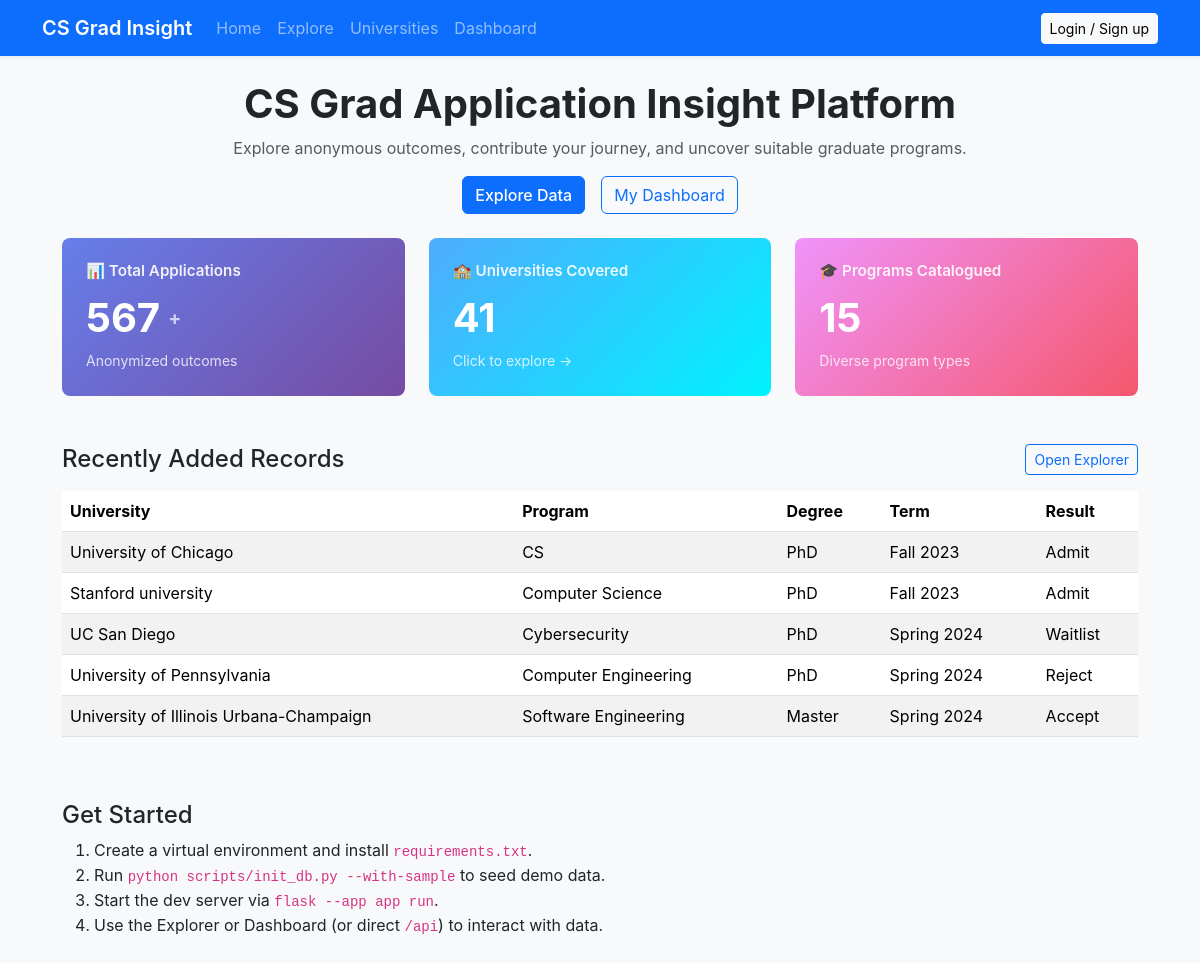
The page / on the database its author committed.
### app.py (models this page shows, shortened)
class TimestampMixin:
    created_at = db.Column(db.DateTime, default=datetime.utcnow)
    updated_at = db.Column(
        db.DateTime, default=datetime.utcnow, onupdate=datetime.utcnow
    )

class ApplicationRecord(TimestampMixin, db.Model):
    __tablename__ = "application_records"
    id = db.Column(db.Integer, primary_key=True)
    user_id = db.Column(db.Integer, db.ForeignKey("users.id"), nullable=False)
    university = db.Column(db.String(120), nullable=False)
    program = db.Column(db.String(120), nullable=False)
    country = db.Column(db.String(80))
    degree = db.Column(db.String(32))
    term = db.Column(db.String(32))
    result = db.Column(db.String(32), nullable=False)
    funding = db.Column(db.String(120))
    notes = db.Column(db.Text)
    gpa = db.Column(db.Float)
    gpa_scale = db.Column(db.Float)
    gre_total = db.Column(db.Integer)
    research_experience = db.Column(db.Boolean, default=False)
    internship_experience = db.Column(db.Boolean, default=False)
    recommendation_strength = db.Column(db.String(32))
    user = db.relationship("User", back_populates="applications")
    def to_public_dict(self) -> Dict[str, Any]:
        return {
            "id": self.id,
            "university": self.university,
            "program": self.program,
            "country": self.country,
            "degree": self.degree,
            "term": self.term,
            "result": self.result,
            "funding": self.funding,
            "gpa": self.gpa,
            "gpa_scale": self.gpa_scale,
            "gre_total": self.gre_total,
            "research_experience": self.research_experience,
            "internship_experience": self.internship_experience,
            "recommendation_strength": self.recommendation_strength,
            "created_at": self.created_at.isoformat() if self.created_at else None,
        }

### app.py (the view)
    @app.route("/")
    def home():
        stats = get_public_stats()
        return render_template("index.html", stats=stats)

### app.py (called while the page is built)
def get_current_user() -> Optional[User]:
    user_id = session.get("user_id")
    if not user_id:
        return None
    return db.session.get(User, user_id)

def get_public_stats() -> Dict[str, Any]:
    total_applications = ApplicationRecord.query.count()
    university_count = db.session.query(ApplicationRecord.university).distinct().count()
    program_count = db.session.query(ApplicationRecord.program).distinct().count()
    recent = (
        ApplicationRecord.query.order_by(ApplicationRecord.created_at.desc())
        .limit(5)
        .all()
    )
    return {
        "total_applications": total_applications,
        "universities": university_count,
        "programs": program_count,
        "recent_applications": [record.to_public_dict() for record in recent],
    }

### templates/index.html (shortened to what this page needs)
{% extends "base.html" %}
{% block content %}
<header class="mb-4 text-center">
  <h1 class="fw-bold">CS Grad Application Insight Platform</h1>
  <p class="text-muted">
    Explore anonymous outcomes, contribute your journey, and uncover suitable graduate programs.
  </p>
  <div class="d-flex justify-content-center gap-3 flex-wrap">
    <a class="btn btn-primary" href="{{ url_for('explore_page') }}">Explore Data</a>
    <a class="btn btn-outline-primary" href="{{ url_for('dashboard_page') }}">My Dashboard</a>
  </div>
</header>
<section class="row g-4 mb-5" id="stats-section">
  <div class="col-md-4">
    <div class="stat-card applications cursor-pointer" onclick="showApplicationsModal()" data-bs-toggle="tooltip" title="Click to explore applications">
      <h4>📊 Total Applications</h4>
      <div class="stat-value">
        <span id="total-apps-display">{{ stats.total_applications }}</span>
        <span style="font-size: 1.2rem; opacity: 0.7;">+</span>
      </div>
      <small style="opacity: 0.8;">Anonymized outcomes</small>
    </div>
  </div>
  <div class="col-md-4">
    <a href="{{ url_for('universities_page') }}" class="text-decoration-none">
      <div class="stat-card universities cursor-pointer" data-bs-toggle="tooltip" title="Explore universities">
        <h4>🏫 Universities Covered</h4>
        <div class="stat-value">
          <span id="total-unis-display">{{ stats.universities }}</span>
        </div>
        <small style="opacity: 0.8;">Click to explore →</small>
      </div>
    </a>
  </div>
  <div class="col-md-4">
    <div class="stat-card programs cursor-pointer" onclick="showProgramsModal()" data-bs-toggle="tooltip" title="Click to see program breakdown">
      <h4>🎓 Programs Catalogued</h4>
      <div class="stat-value">
        <span id="total-progs-display">{{ stats.programs }}</span>
      </div>
      <small style="opacity: 0.8;">Diverse program types</small>
    </div>
  </div>
</section>
<section class="mb-5">
  <div class="d-flex justify-content-between align-items-center mb-3 flex-wrap gap-3">
    <h2 class="h4 m-0">Recently Added Records</h2>
    <a href="{{ url_for('explore_page') }}" class="btn btn-sm btn-outline-primary">Open Explorer</a>
  </div>
  {% if stats.recent_applications %}
  <div class="table-responsive">
    <table class="table table-striped">
      <thead>
        <tr>
          <th>University</th>
          <th>Program</th>
          <th>Degree</th>
          <th>Term</th>
          <th>Result</th>
        </tr>
      </thead>
      <tbody>
        {% for app in stats.recent_applications %}
        <tr>
          <td>{{ app.university }}</td>
          <td>{{ app.program }}</td>
          <td>{{ app.degree or '-' }}</td>
          <td>{{ app.term or '-' }}</td>
          <td>{{ app.result }}</td>
        </tr>
        {% endfor %}
      </tbody>
    </table>
  </div>
  {% else %}
  <p class="text-muted">No public data yet. Be the first to contribute!</p>
  {% endif %}
</section>
<section>
  <h2 class="h4">Get Started</h2>
  <ol>
    <li>Create a virtual environment and install <code>requirements.txt</code>.</li>
    <li>Run <code>python scripts/init_db.py --with-sample</code> to seed demo data.</li>
    <li>Start the dev server via <code>flask --app app run</code>.</li>
    <li>Use the Explorer or Dashboard (or direct <code>/api</code>) to interact with data.</li>
  </ol>
</section>
{% endblock %}

### static/css/main.css (style rules this page uses)
:root { --primary-color: #0d6efd; --success-color: #198754; --warning-color: #ffc107; --danger-color: #dc3545; --light-bg: #f8f9fa; }
* { transition: background-color 0.2s ease, color 0.2s ease; }
html, body { height: 100%; }
body { min-height: 100vh; display: flex; flex-direction: column; background-color: #fff; font-family: -apple-system, BlinkMacSystemFont, 'Segoe UI', Roboto, 'Helvetica Neue', Arial, sans-serif; }
.table-responsive { overflow-y: auto; }
.table tbody tr { transition: background-color 0.15s ease; }
.btn { transition: all 0.2s ease; }
.btn-primary, .btn-success, .btn-danger, .btn-warning { font-weight: 500; }
.stat-card { padding: 1.5rem; border-radius: 0.5rem; background: linear-gradient(135deg, #667eea 0%, #764ba2 100%); color: white; cursor: pointer; transition: all 0.3s cubic-bezier(0.4, 0, 0.2, 1); position: relative; overflow: hidden; }
.stat-card::before { content: ''; position: absolute; top: 0; left: -100%; width: 100%; height: 100%; background: rgba(255, 255, 255, 0.1); transition: left 0.5s ease; }
.stat-card.applications { background: linear-gradient(135deg, #667eea 0%, #764ba2 100%); }
.stat-card.programs { background: linear-gradient(135deg, #f093fb 0%, #f5576c 100%); }
.stat-card.universities { background: linear-gradient(135deg, #4facfe 0%, #00f2fe 100%); }
.stat-card h4 { margin: 0; font-size: 0.95rem; font-weight: 600; opacity: 0.9; }
.stat-card .stat-value { font-size: 2.5rem; font-weight: 700; margin: 0.5rem 0 0 0; display: flex; align-items: center; gap: 0.5rem; }

### rows shown on the page
ApplicationRecord: university "University of Chicago", program "CS", degree "PhD", term "Fall 2023", result "Admit"
ApplicationRecord: university "Stanford university", program "Computer Science", degree "PhD", term "Fall 2023", result "Admit"
ApplicationRecord: university "UC San Diego", program "Cybersecurity", degree "PhD", term "Spring 2024", result "Waitlist"
ApplicationRecord: university "University of Pennsylvania", program "Computer Engineering", degree "PhD", term "Spring 2024", result "Reject"
ApplicationRecord: university "University of Illinois Urbana-Champaign", program "Software Engineering", degree "Master", term "Spring 2024", result "Accept"

### other values the page prints
{{ stats.total_applications }} "567"
{{ stats.universities }} "41"
{{ stats.programs }} "15"
